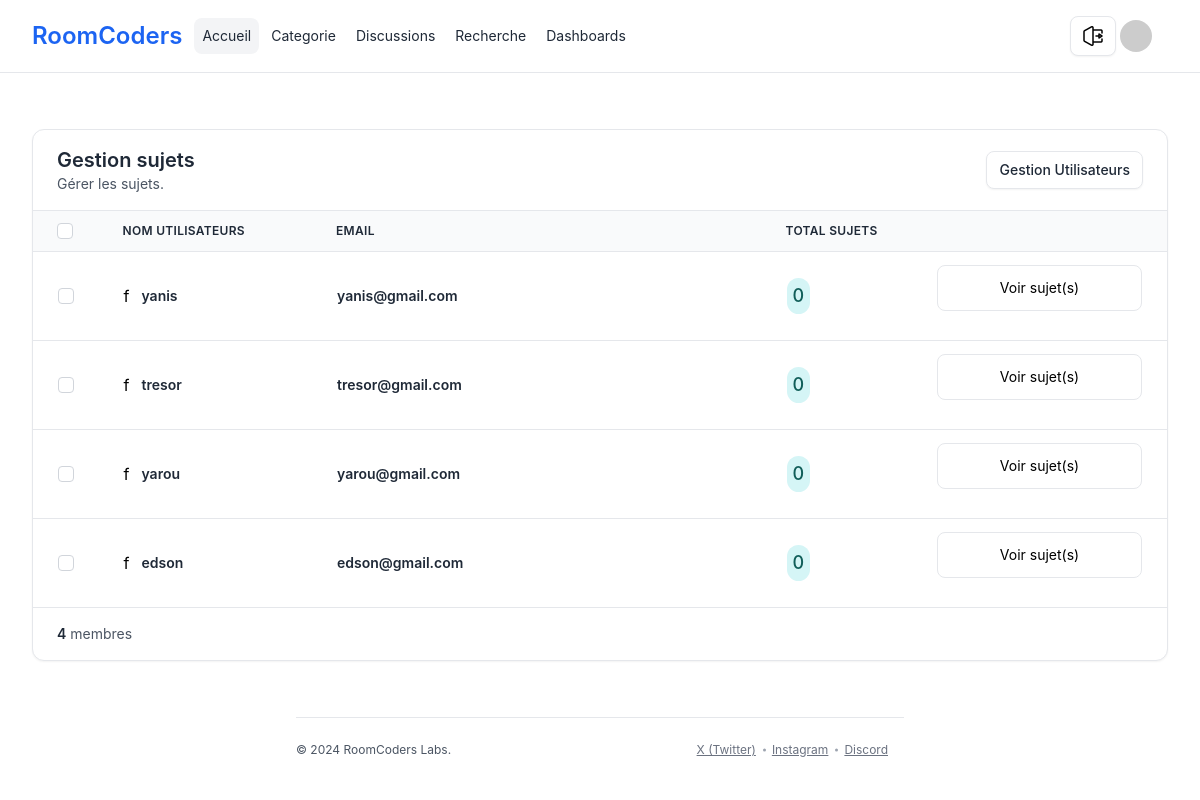
Screenshot of /dashtopics.php (signed in) with the database file from the repository.
### tables this page shows
CREATE TABLE `users` (
  `id` int NOT NULL,
  `username` varchar(50) NOT NULL,
  `email` varchar(100) NOT NULL,
  `password` varchar(255) NOT NULL,
  `role` enum('member','moderator','admin') DEFAULT 'member',
  `created_at` timestamp NULL DEFAULT CURRENT_TIMESTAMP
);

### manage_topics.php (called while the page is built, shortened)
<?php
include_once 'CONFIG/db.php';
$query = "SELECT * FROM users";
$stmt_users = $pdo->prepare($query);
$stmt_users->execute();
$utilisateurs = $stmt_users->fetchAll(PDO::FETCH_ASSOC);

### dashtopics.php (the view, shortened to what this page needs)
<?php include_once 'INCLUDES/header.php' ?>
<?php include_once 'INCLUDES/head.php' ?>
<?php include_once 'manage_topics.php'   ?>
<div class="max-w-[85rem] px-4 py-10 sm:px-6 lg:px-8 lg:py-14 mx-auto">
  <div class="flex flex-col">
    <div class="-m-1.5 overflow-x-auto">
      <div class="p-1.5 min-w-full inline-block align-middle">
        <div class="overflow-hidden bg-white border border-gray-200 shadow-sm rounded-xl">
          <div class="grid gap-3 px-6 py-4 border-b border-gray-200 md:flex md:justify-between md:items-center">
            <div>
              <h2 class="text-xl font-semibold text-gray-800">
                Gestion sujets
              </h2>
              <p class="text-sm text-gray-600">
                Gérer les sujets.
              </p>
            </div>
            <div>
              <div class="inline-flex gap-x-2">
                <a class="inline-flex items-center px-3 py-2 text-sm font-medium text-gray-800 bg-white border border-gray-200 rounded-lg shadow-sm gap-x-2 hover:bg-gray-50 disabled:opacity-50 disabled:pointer-events-none focus:outline-none focus:bg-gray-50" href="dashboard.php">
                  Gestion Utilisateurs
                </a>
              </div>
            </div>
          </div>
          <table class="min-w-full divide-y divide-gray-200">
            <thead class="bg-gray-50">
              <tr>
                <th scope="col" class="py-3 ps-6 text-start">
                  <label for="hs-at-with-checkboxes-main" class="flex">
                    <input type="checkbox" class="text-blue-600 border-gray-300 rounded shrink-0 focus:ring-blue-500 disabled:opacity-50 disabled:pointer-events-none" id="hs-at-with-checkboxes-main">
                  </label>
                </th>
                <th scope="col" class="py-3 ps-6 lg:ps-3 xl:ps-0 pe-6 text-start">
                  <div class="flex items-center gap-x-2">
                    <span class="text-xs font-semibold tracking-wide text-gray-800 uppercase">
                      Nom utilisateurs
                    </span>
                  </div>
                </th>
                <th scope="col" class="px-6 py-3 text-start">
                  <div class="flex items-center gap-x-2">
                    <span class="text-xs font-semibold tracking-wide text-gray-800 uppercase">
                      Email
                    </span>
                  </div>
                </th>
                <th scope="col" class="px-6 py-3 text-start">
                  <div class="flex items-center gap-x-2">
                    <span class="text-xs font-semibold tracking-wide text-gray-800 uppercase">
                      Total sujets
                    </span>
                  </div>
                </th>
                <th scope="col" class="px-6 py-3 text-end"></th>
              </tr>
            </thead>
            <tbody class="divide-y divide-gray-200">
              <?php foreach ($utilisateurs as $utilisateur): ?>
                <tr>
                  <td class="size-px whitespace-nowrap">
                    <div class="py-3 ps-6">
                      <label for="hs-at-with-checkboxes-<?php echo $utilisateur['id']; ?>" class="flex">
                        <input type="checkbox" class="text-blue-600 border-gray-300 rounded shrink-0 focus:ring-blue-500 disabled:opacity-50 disabled:pointer-events-none" id="hs-at-with-checkboxes-<?php echo $utilisateur['id']; ?>">
                      </label>
                    </div>
                  </td>
                  <td class="size-px whitespace-nowrap">
                    <div class="py-3 ps-6 lg:ps-3 xl:ps-0 pe-6">
                      <div class="flex items-center gap-x-3">
                        f
                        <div class="grow">
                          <span class="block text-sm font-semibold text-gray-800"><?php echo htmlspecialchars($utilisateur['username']); ?></span>
                        </div>
                      </div>
                    </div>
                  </td>
                  <td class="h-px w-72 whitespace-nowrap">
                    <div class="px-6 py-3">
                      <span class="block text-sm font-semibold text-gray-800"><?php echo htmlspecialchars($utilisateur['email']); ?></span>
                    </div>
                  </td>
                  <td class="size-px whitespace-nowrap">
                    <div class="px-6 py-3">
                      <span class="py-1 px-1.5 inline-flex items-center gap-x-1 text-lg font-medium bg-teal-100 text-teal-800 rounded-full">
                        <?php echo (0); ?>
                      </span>
                    </div>
                  </td>
                  <td class="size-px whitespace-nowrap">
                    <div class="px-6 py-3">
                      <form action="view_topics_user.php?id<?php echo $utilisateur['id']; ?>" method="POST">
                        <span>
                          <input type="submit" class="block w-full px-4 py-3 text-sm border border-gray-200 rounded-lg focus:border-blue-500 focus:ring-blue-500 disabled:opacity-50 disabled:pointer-events-none" value="Voir sujet(s)"></input>
                        </span>
                      </form>
                    </div>
                  </td>
                </tr>
              <?php endforeach; ?>
            </tbody>
          </table>
            <?php
            $query = "SELECT COUNT(*) as total FROM users";
            $stmt = $pdo->query($query);
            $total_users = $stmt->fetch()['total'];
            ?>
            <div class="grid gap-3 px-6 py-4 border-t border-gray-200 md:flex md:justify-between md:items-center">
              <div>
                <p class="text-sm text-gray-600">
                  <span class="font-semibold text-gray-800"><?php echo $total_users ?></span> membres
                </p>
              </div>
            </div>
        </div>
      </div>
    </div>
  </div>
</div>
<?php include_once('INCLUDES/footer.php'); ?>

### rows the page displays
users: username "yanis", email "yanis@gmail.com"
users: username "tresor", email "tresor@gmail.com"
users: username "yarou", email "yarou@gmail.com"
users: username "edson", email "edson@gmail.com"

### other values shown
$total_users "4"
